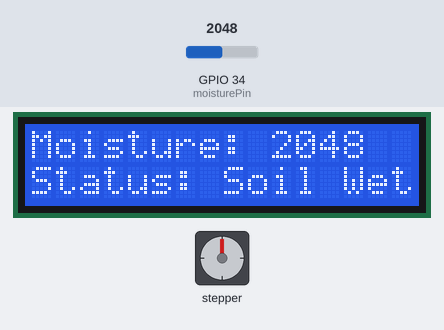
This sketch was run on a simulated ESP32. Parts: stepper motor, 16×2 character LCD. Wiring (from diagram.json): stepper motor driver (200 steps per turn assumed): step GPIO 18; direction GPIO 19. The inputs (shaded band) are chosen by the test bench; at power-on: GPIO 34 (moisturePin) = 2048.

Above: at 3.2 s.
3.3 s: GPIO 34 (moisturePin) set to 1932
At 4.5 s:
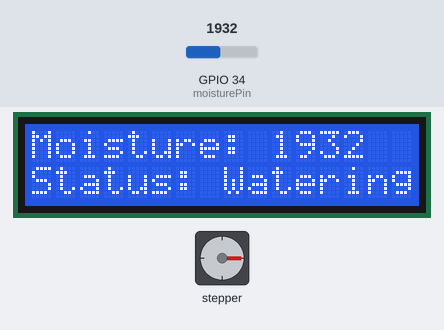
6.4 s: GPIO 34 (moisturePin) set to 2040
At 7.3 s:
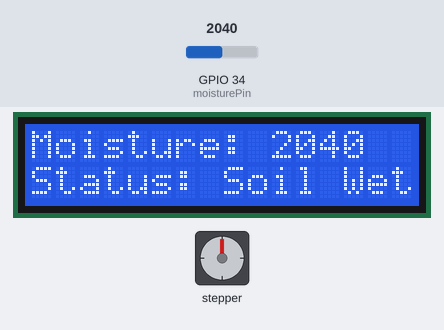
8.1 s: GPIO 34 (moisturePin) set to 491
At 9.7 s:
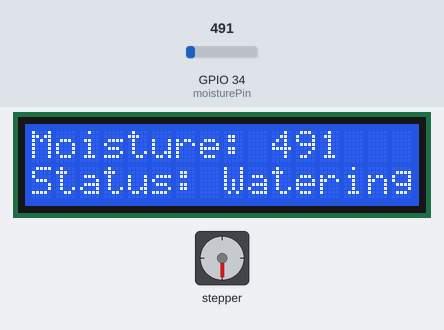
11.2 s: GPIO 34 (moisturePin) set to 2047
At 12.4 s:
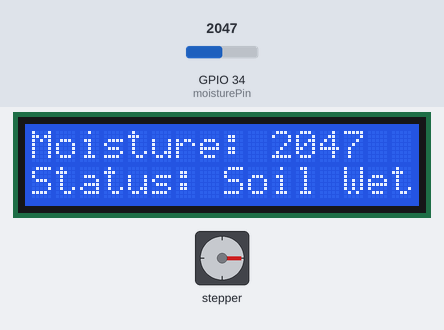
13.4 s: GPIO 34 (moisturePin) set to 1960
At 15.0 s:
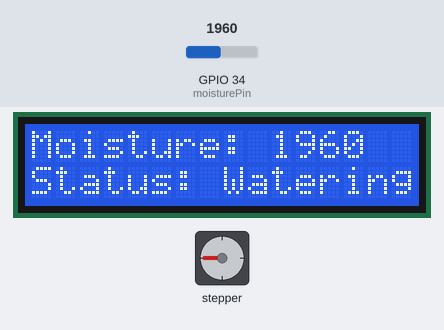
Timing chart, 0 to 17.5 s (numbered marks = the images above; inputs shaded):
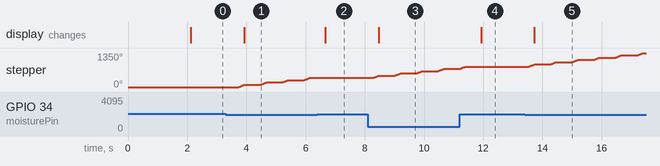

Measured:
- the behaviour switches between 2000 and 1999 on GPIO 34 (moisturePin) (found by bisection; images 0 and 1)
- after the input at 3.3 s, stepper: turns 90° clockwise in 0.18 s, repeating every 0.72 s; the display: changes after 0.63 s (image 1)
- after the input at 6.4 s, stepper: stays 360° (without the input it goes to 361° after 0.26 s); the display: changes after 0.26 s (image 2)
- after the input at 8.1 s, stepper: turns 90° clockwise in 0.18 s, repeating every 0.72 s; the display: changes after 0.36 s (image 3)
- after the input at 11.2 s, stepper: goes on until 11.4 s, then stays 810°; the display: changes after 0.73 s (image 4)
- after the input at 13.4 s, stepper: turns 90° clockwise in 0.18 s, repeating every 0.72 s; the display: changes after 0.33 s (image 5)

The sketch:

sketch.ino
```cpp
#include <Wire.h>
#include <LiquidCrystal_I2C.h>

// ESP32 এর I2C পিন (GPIO 21 = SDA, GPIO 22 = SCL)
LiquidCrystal_I2C lcd(0x27, 16, 2);

const int moisturePin = 34; // ESP32 এর ADC পিন (GPIO 34)
const int stepPin = 18;    // A4988 Step Pin
const int dirPin = 19;     // A4988 Direction Pin

// ESP32-এ অ্যানালগ রিডিং সাধারণত 0 থেকে 4095 পর্যন্ত হয় (12-bit ADC)
const int threshold = 2000;

void setup() {
  pinMode(stepPin, OUTPUT);
  pinMode(dirPin, OUTPUT);
  pinMode(moisturePin, INPUT);

  // LCD ইনিশিয়ালাইজেশন
  Wire.begin(21, 22); // SDA, SCL explicit define
  lcd.init();
  lcd.backlight();

  lcd.setCursor(0, 0);
  lcd.print("ESP32 Smart Plant");
  lcd.setCursor(0, 1);
  lcd.print("System Ready");
  delay(2000);
  lcd.clear();
}

void loop() {
  // ESP32-এর অ্যানালগ ইনপুট রিড করা (0 - 4095)
  int moistureValue = analogRead(moisturePin);

  lcd.setCursor(0, 0);
  lcd.print("Moisture: ");
  lcd.print(moistureValue);
  lcd.print("   "); // আগের মান মুছে ফেলার জন্য অতিরিক্ত স্পেস

  // মান থ্রেশহোল্ডের নিচে নামলে মোটর ঘুরবে
  if (moistureValue < threshold) {
    lcd.setCursor(0, 1);
    lcd.print("Status: Watering! ");

    // Stepper Motor ঘোরানোর সিগন্যাল
    digitalWrite(dirPin, HIGH);
    for(int i = 0; i < 50; i++) {
      digitalWrite(stepPin, HIGH);
      delayMicroseconds(2000);
      digitalWrite(stepPin, LOW);
      delayMicroseconds(2000);
    }
  } else {
    lcd.setCursor(0, 1);
    lcd.print("Status: Soil Wet  ");
  }

  delay(500);
}
```
